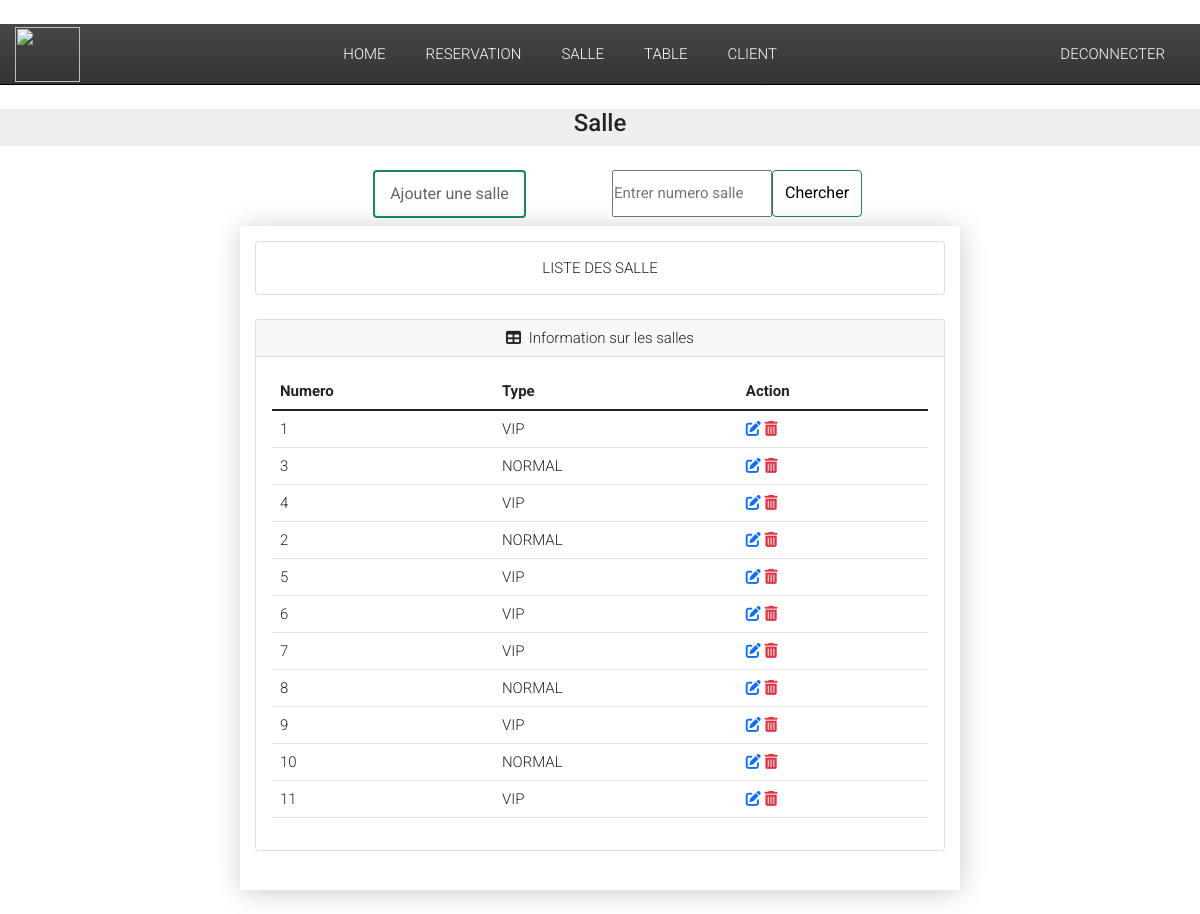
Page /salle/ (signed in) on the committed database.
### Reservation/models.py (models this page shows, shortened)
class Salle(models.Model):
    SALLE_TYPE = (
        ('VIP', 'vip'),
        ('NORMAL', 'Normal')
    )
    numero = models.IntegerField()
    type = models.CharField(max_length=50, choices=SALLE_TYPE)

### Reservation/views.py (the view)
# urls.py: path('salle/',views.salle,name="salle"),
def salle(request):
    if not request.user.is_authenticated:
        return redirect('login')
    else:
        salle = Salle.objects.all()
        res_salle = Reservation_salle.objects.all()
        for s in res_salle:
            n = s.salle.id
            print(n)
        reservation = {'salle':salle,
                    'res_salle' : res_salle,
                    'Reserver' : "Reserver",
                    'Non_Reserver' : "Non Reserver"}
        return render(request, 'Reservation/Salle.html',reservation)

### Reservation/templates/Reservation/Salle.html (shortened to what this page needs)
{% extends 'Reservation/main.html' %}
{% block content%}
{% load static %}
<!DOCTYPE html>
<html lang="en">
  <head>
	<link rel="stylesheet" href="{% static 'table/css/demo.css' %}">
  </head>
<body>
<h4><center>  Salle  </center></h4>
<main>
<center>
    <div class="row" >
      <div class="col-sm">
      </div>
      <div class="col-sm">
      <center>
      <h6 class=""><a class="btn btn-outline-success text-green border-success solid green mt-auto align-self-start" href="{% url 'ajout_salle' %}">Ajouter une salle</a></h6>
      </center>
    </div>
    <div class="col-sm">
      <center>
          <form class="d-flex ml-3" method="POST" action="{% url 'rechercher_salle'%}" >
            <input style="width: 160px; height:47px; border-color: green text-black border-11px solid" placeholder="Entrer numero salle"  type="number" aria-label="search"id="numero" name="numero" required>
            <button class= "btn btn-outline-success text-black border-4px solid green background-color-green" type="submit"> Chercher </button>
          </form> </center>
    </div>
    <div class="col-sm"> </div>
  </div>
<section class="container cd-table-container">
  <div class="card mb-4">
    <div class="card-body">
        LISTE DES SALLE
    </div>
</div>
<div class="card mb-4">
    <div class="card-header">
        <i class="fas fa-table me-1"></i>
        Information sur les salles
    </div>
    <div class="card-body">
        <table  class="table table-hover">
            <thead>
              <tr>
                <th>Numero</th>
                <th>Type</th>
                <th>Action</th>
              </tr>
            </thead>
            <tbody>
              {% for items in salle %}
              <tr>
                <td>{{items.numero}}</td>
                <td>{{items.type}}</td>
                <td><a  href="/modifier_salle/{{items.id}}/" > <i class="fas fa-edit"></i></a>
                  <a class="text-danger" href="/supprimer_salle/{{items.id}}/" ><i class="fas fa-trash-alt"></i></a>  </td>
                </tr>
                {% endfor %}
            </tbody>
        </table>
    </div>
</div>
</section>
</main>
  </body>
</html>
{% endblock %}

### static/navbar/css/style.css (style rules this page uses)
* { margin: 0; padding: 0; box-sizing: border-box; }
body { font-family: 'Open Sans', sans-serif; font-size: 14px; font-weight: 400; line-height: 20px; }
.container { width: 100%; max-width: 1440px; margin: 0 auto; padding: 0 15px; }

### static/card/css/demo.css (style rules this page uses)
* { margin: 0; padding: 0; }
body { font-family: 'Roboto', sans-serif; font-style: normal; font-weight: 300; font-smoothing: antialiased; -webkit-font-smoothing: antialiased; -moz-osx-font-smoothing: grayscale; font-size: 15px; background: #eee; }
a.btn { text-decoration: none; color: #666; border: 2px solid #666; padding: 10px 15px; display: inline-block; margin-left: 5px; }
.btn:before { font-family: FontAwesome; font-weight: normal; margin-right: 10px; }
main { background: #fff; padding:: 20px; }
@media only screen and (min-width: 1160px) { main { max-width: 980px; margin-left: auto; margin-right: auto; padding: 24px; } }

### static/table/css/demo.css (style rules this page uses)
* { margin: 0; padding: 0; }
body { font-family: 'Roboto', sans-serif; font-style: normal; font-weight: 300; font-smoothing: antialiased; -webkit-font-smoothing: antialiased; -moz-osx-font-smoothing: grayscale; font-size: 15px; background: #eee; }
a.btn { text-decoration: none; color: #666; border: 2px solid #666; padding: 10px 15px; display: inline-block; margin-left: 5px; }
.btn:before { font-family: FontAwesome; font-weight: normal; margin-right: 10px; }
main { padding:: 20px; }
@media only screen and (min-width: 720px) { main { max-width: 720px; margin-left: auto; margin-right: auto; padding: 24px; } }

### Reservation/templates/Reservation/Salle.html (style rules this page uses)
.cd-table-container { background: #fff; box-shadow: 1px 2px 26px rgba(0, 0, 0, 0.2); padding: 15px; max-width: 720px; }

### rows in the picture
Salle: numero "1", type "VIP"
Salle: numero "3", type "NORMAL"
Salle: numero "4", type "VIP"
Salle: numero "2", type "NORMAL"
Salle: numero "5", type "VIP"
Salle: numero "6", type "VIP"
Salle: numero "7", type "VIP"
Salle: numero "8", type "NORMAL"
Salle: numero "9", type "VIP"
Salle: numero "10", type "NORMAL"
Salle: numero "11", type "VIP"
